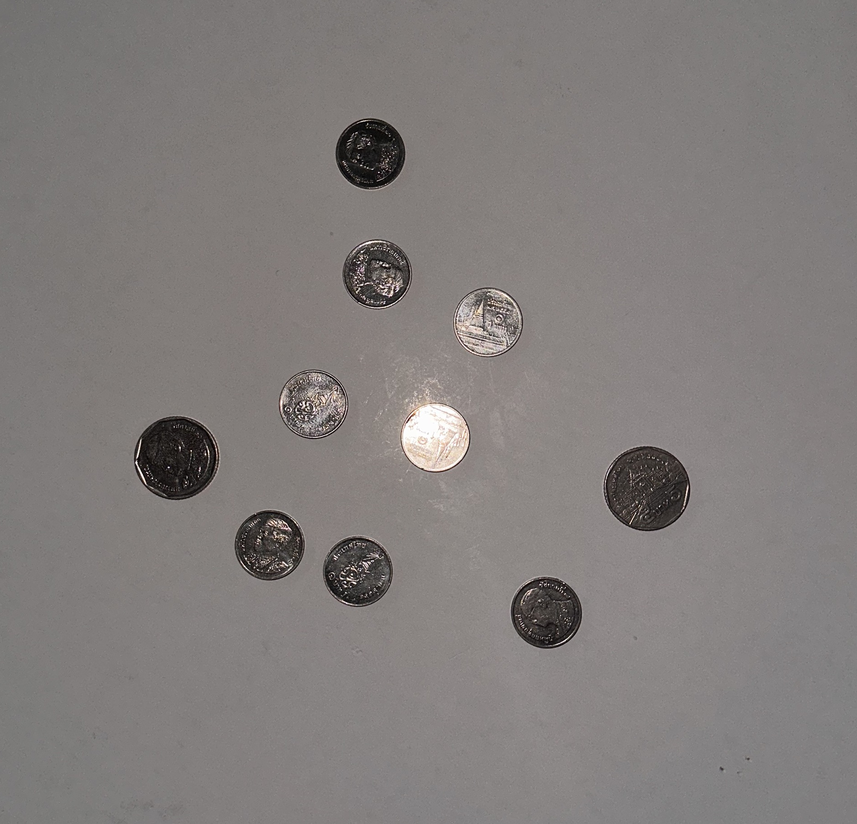
#> input picture M5 term1 OpenCV/beforeMidterm(CV)/coinnn.png, 857 x 824 px, shrunk from 1891 x 1818 before the run
$ python plttest.py
#> lines starting #> are read from the running program, lines starting #| are printed output that depends on the picture
import cv2
import matplotlib.pyplot as plt
import numpy as np

# [42 lines of commented-out code are left out]

img = cv2.imread('coinnn.png',0)
#> img: shape (824, 857); min 0, max 255, mean 125.8
plt.subplot(121,title='Original', xticks=[], yticks=[])
plt.title('Original')
plt.imshow(img, cmap='gray')

result = cv2.adaptiveThreshold(img, 255, cv2.ADAPTIVE_THRESH_GAUSSIAN_C, cv2.THRESH_BINARY,9,5) #ใช้เกาส์เซียนเพื่อลด noise ในภาพ และใช้ไบนารี่เพื่อทำให้ภาพเป็นขาวดำก่อน กลุ่ม : เน็กซ์เทพซ่าไปล่าหมา
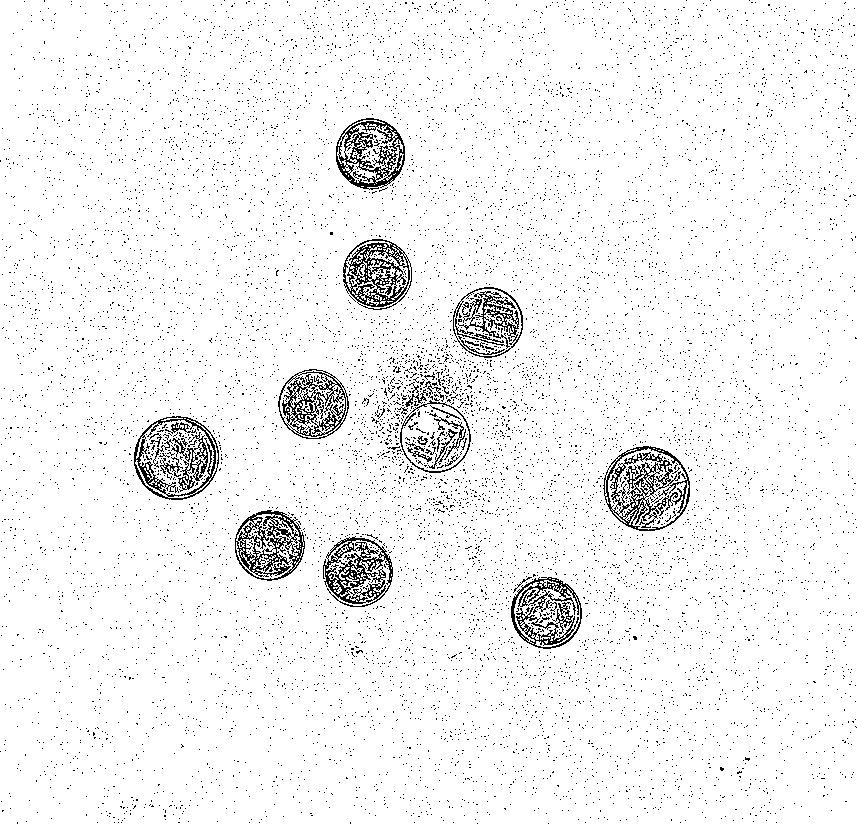
#> result: shape (824, 857); 95.2% white; black in thin lines or dots
plt.subplot(122,title='Adaptive Threshold Gaussian', xticks=[], yticks=[])
plt.title('Adaptive Threshold Gaussian')
plt.imshow(result, cmap='gray')
plt.show()
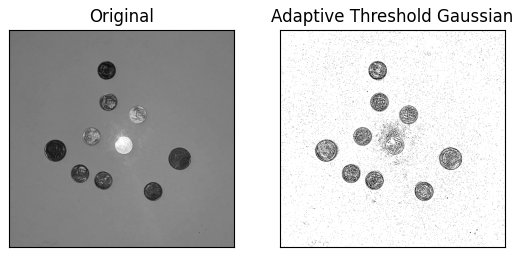
#> figure drawn by matplotlib, 2 panels
